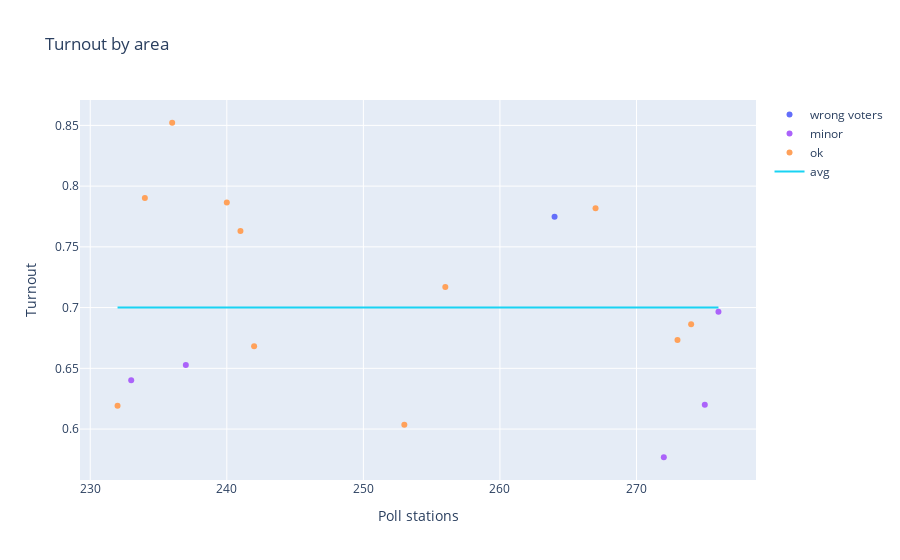

Notebook cell for this chart:
### Code cell
turnout_detailed('capital', 7)

### Figure 1 — Plotly figure (JSON) as saved in the notebook; plotly's stock layout.template omitted (floating-point values rounded to 4 significant figures)
{"data": [{"mode": "markers", "name": "wrong voters", "text": ["07-004-0051 (481) 2.788"], "type": "scatter", "x": [264], "y": [0.7748]}, {"mode": "markers", "name": "no-observers", "text": [], "type": "scatter", "x": [], "y": []}, {"mode": "markers", "name": "major", "text": [], "type": "scatter", "x": [], "y": []}, {"mode": "markers", "name": "minor", "text": ["07-001-0010 (164) 2.911", "07-001-0060 (214) 1.832", "07-006-0037 (560) 2.127", "07-008-0070 (737) 1.914", "07-008-0079 (746) 1.773"], "type": "scatter", "x": [233, 237, 272, 275, 276], "y": [0.6402, 0.6527, 0.5768, 0.62, 0.6967]}, {"mode": "markers", "name": "ok", "text": ["07-001-0008 (162) 2.64", "07-001-0012 (166) 2.608", "07-001-0022 (176) 2.799", "07-002-0044 (294) 1.377", "07-002-0051 (301) 2.047", "07-002-0060 (310) 1.691", "07-003-0002 (326) 2.095", "07-003-0085 (409) 2.284", "07-005-0021 (507) 1.375", "07-006-0072 (595) 2.42", "07-008-0057 (724) 1.667"], "type": "scatter", "x": [232, 234, 236, 240, 241, 242, 253, 256, 267, 273, 274], "y": [0.6193, 0.7903, 0.8522, 0.7865, 0.7631, 0.6682, 0.6036, 0.717, 0.7817, 0.6734, 0.6863]}, {"mode": "lines", "name": "avg", "text": ["07-001-0008 (162)", "07-001-0010 (164)", "07-001-0012 (166)", "07-001-0022 (176)", "07-001-0060 (214)", "07-002-0044 (294)", "07-002-0051 (301)", "07-002-0060 (310)", "07-003-0002 (326)", "07-003-0085 (409)", "07-004-0051 (481)", "07-005-0021 (507)", "07-006-0037 (560)", "07-006-0072 (595)", "07-008-0057 (724)", "07-008-0070 (737)", "07-008-0079 (746)"], "type": "scatter", "x": [232, 233, 234, 236, 237, 240, 241, 242, 253, 256, 264, 267, 272, 273, 274, 275, 276], "y": [0.7002, 0.7002, 0.7002, 0.7002, 0.7002, 0.7002, 0.7002, 0.7002, 0.7002, 0.7002, 0.7002, 0.7002, 0.7002, 0.7002, 0.7002, 0.7002, 0.7002]}], "layout": {"title": {"text": "Turnout by area"}, "xaxis": {"title": {"text": "Poll stations"}}, "yaxis": {"title": {"text": "Turnout"}}}}
